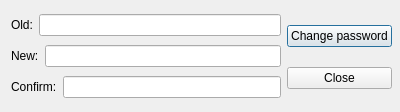
<?xml version="1.0" encoding="UTF-8"?>
<ui version="4.0">
 <class>ChangePasswordModal</class>
 <widget class="QDialog" name="ChangePasswordModal">
  <property name="geometry">
   <rect>
    <x>0</x>
    <y>0</y>
    <width>400</width>
    <height>112</height>
   </rect>
  </property>
  <property name="windowTitle">
   <string>Dialog</string>
  </property>
  <widget class="QWidget" name="layoutWidget">
   <property name="geometry">
    <rect>
     <x>11</x>
     <y>11</y>
     <width>381</width>
     <height>93</height>
    </rect>
   </property>
   <layout class="QHBoxLayout" name="horizontalLayout_4">
    <item>
     <layout class="QVBoxLayout" name="verticalLayout">
      <item>
       <layout class="QHBoxLayout" name="horizontalLayout">
        <item>
         <widget class="QLabel" name="label">
          <property name="text">
           <string>Old:</string>
          </property>
         </widget>
        </item>
        <item>
         <widget class="QLineEdit" name="oldPasswordField"/>
        </item>
       </layout>
      </item>
      <item>
       <layout class="QHBoxLayout" name="horizontalLayout_2">
        <item>
         <widget class="QLabel" name="label_3">
          <property name="text">
           <string>New:</string>
          </property>
         </widget>
        </item>
        <item>
         <widget class="QLineEdit" name="newPasswordField"/>
        </item>
       </layout>
      </item>
      <item>
       <layout class="QHBoxLayout" name="horizontalLayout_3">
        <item>
         <widget class="QLabel" name="label_2">
          <property name="text">
           <string>Confirm:</string>
          </property>
         </widget>
        </item>
        <item>
         <widget class="QLineEdit" name="confirmField"/>
        </item>
       </layout>
      </item>
     </layout>
    </item>
    <item>
     <layout class="QVBoxLayout" name="verticalLayout_2">
      <item>
       <widget class="QPushButton" name="changePasswordButton">
        <property name="text">
         <string>Change password</string>
        </property>
       </widget>
      </item>
      <item>
       <widget class="QPushButton" name="cancelButton">
        <property name="text">
         <string>Close</string>
        </property>
       </widget>
      </item>
     </layout>
    </item>
   </layout>
  </widget>
 </widget>
 <resources/>
 <connections/>
</ui>
